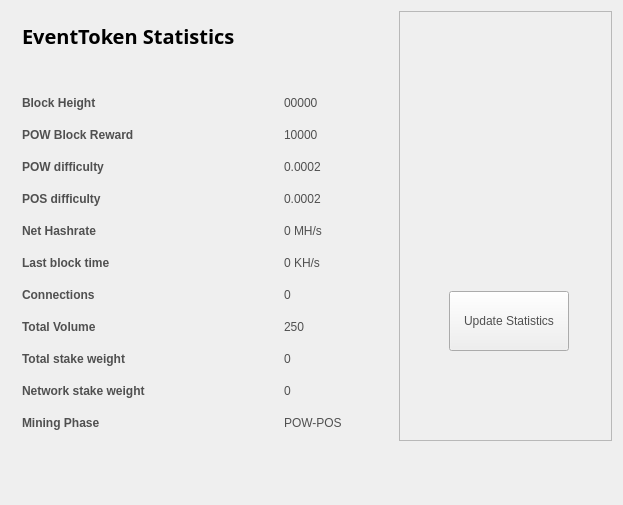
<?xml version="1.0" encoding="UTF-8"?>
<ui version="4.0">
 <class>StatisticsPage</class>
 <widget class="QWidget" name="StatisticsPage">
  <property name="windowModality">
   <enum>Qt::NonModal</enum>
  </property>
  <property name="geometry">
   <rect>
    <x>0</x>
    <y>0</y>
    <width>623</width>
    <height>505</height>
   </rect>
  </property>
  <property name="windowTitle">
   <string>Digging</string>
  </property>
  <property name="styleSheet">
   <string notr="true">color:#505050;
font-family:'Open Sans,sans-serif';</string>
  </property>
  <layout class="QGridLayout" name="gridLayout">
   <property name="sizeConstraint">
    <enum>QLayout::SetMaximumSize</enum>
   </property>
   <item row="0" column="1">
    <widget class="QFrame" name="frame">
     <property name="minimumSize">
      <size>
       <width>213</width>
       <height>0</height>
      </size>
     </property>
     <property name="frameShape">
      <enum>QFrame::StyledPanel</enum>
     </property>
     <property name="frameShadow">
      <enum>QFrame::Raised</enum>
     </property>
     <widget class="QPushButton" name="startButton">
      <property name="geometry">
       <rect>
        <x>50</x>
        <y>280</y>
        <width>120</width>
        <height>60</height>
       </rect>
      </property>
      <property name="sizePolicy">
       <sizepolicy hsizetype="Fixed" vsizetype="Fixed">
        <horstretch>0</horstretch>
        <verstretch>0</verstretch>
       </sizepolicy>
      </property>
      <property name="minimumSize">
       <size>
        <width>120</width>
        <height>60</height>
       </size>
      </property>
      <property name="autoFillBackground">
       <bool>false</bool>
      </property>
      <property name="styleSheet">
       <string notr="true"/>
      </property>
      <property name="text">
       <string>Update Statistics</string>
      </property>
     </widget>
     <widget class="QLabel" name="label">
      <property name="geometry">
       <rect>
        <x>10</x>
        <y>10</y>
        <width>191</width>
        <height>191</height>
       </rect>
      </property>
      <property name="text">
       <string/>
      </property>
      <property name="pixmap">
       <pixmap resource="../bitcoin.qrc">:/icons/coinbg</pixmap>
      </property>
      <property name="scaledContents">
       <bool>true</bool>
      </property>
     </widget>
    </widget>
   </item>
   <item row="0" column="0">
    <widget class="QFrame" name="gridFrame_2">
     <layout class="QGridLayout" name="gridLayout_4">
      <item row="3" column="0">
       <layout class="QFormLayout" name="formLayout_2">
        <property name="fieldGrowthPolicy">
         <enum>QFormLayout::FieldsStayAtSizeHint</enum>
        </property>
        <property name="horizontalSpacing">
         <number>139</number>
        </property>
        <property name="verticalSpacing">
         <number>18</number>
        </property>
        <property name="rightMargin">
         <number>0</number>
        </property>
        <item row="1" column="0">
         <widget class="QLabel" name="label_14">
          <property name="text">
           <string>&lt;html&gt;&lt;head/&gt;&lt;body&gt;&lt;p&gt;&lt;span style=&quot; font-weight:600;&quot;&gt;Block Height&lt;/span&gt;&lt;/p&gt;&lt;/body&gt;&lt;/html&gt;</string>
          </property>
         </widget>
        </item>
        <item row="1" column="1">
         <widget class="QLabel" name="heightBox">
          <property name="text">
           <string>00000</string>
          </property>
         </widget>
        </item>
        <item row="2" column="0">
         <widget class="QLabel" name="label_12">
          <property name="text">
           <string>&lt;html&gt;&lt;head/&gt;&lt;body&gt;&lt;p&gt;&lt;span style=&quot; font-weight:600;&quot;&gt;POW Block Reward&lt;/span&gt;&lt;/p&gt;&lt;/body&gt;&lt;/html&gt;</string>
          </property>
         </widget>
        </item>
        <item row="2" column="1">
         <widget class="QLabel" name="rewardBox">
          <property name="text">
           <string>10000</string>
          </property>
         </widget>
        </item>
        <item row="3" column="0">
         <widget class="QLabel" name="label_13">
          <property name="text">
           <string>&lt;html&gt;&lt;head/&gt;&lt;body&gt;&lt;p&gt;&lt;span style=&quot; font-weight:600;&quot;&gt;POW difficulty&lt;/span&gt;&lt;/p&gt;&lt;/body&gt;&lt;/html&gt;</string>
          </property>
         </widget>
        </item>
        <item row="3" column="1">
         <widget class="QLabel" name="diffBox">
          <property name="text">
           <string>0.0002</string>
          </property>
         </widget>
        </item>
        <item row="4" column="0">
         <widget class="QLabel" name="label_9">
          <property name="text">
           <string>&lt;html&gt;&lt;head/&gt;&lt;body&gt;&lt;p&gt;&lt;span style=&quot; font-weight:600;&quot;&gt;POS difficulty&lt;/span&gt;&lt;/p&gt;&lt;/body&gt;&lt;/html&gt;</string>
          </property>
         </widget>
        </item>
        <item row="4" column="1">
         <widget class="QLabel" name="diffBox2">
          <property name="text">
           <string>0.0002</string>
          </property>
         </widget>
        </item>
        <item row="5" column="1">
         <widget class="QLabel" name="pawrateBox">
          <property name="text">
           <string>0 MH/s</string>
          </property>
         </widget>
        </item>
        <item row="6" column="0">
         <widget class="QLabel" name="label3_2">
          <property name="sizePolicy">
           <sizepolicy hsizetype="Preferred" vsizetype="Maximum">
            <horstretch>0</horstretch>
            <verstretch>0</verstretch>
           </sizepolicy>
          </property>
          <property name="text">
           <string>&lt;html&gt;&lt;head/&gt;&lt;body&gt;&lt;p&gt;&lt;span style=&quot; font-weight:600;&quot;&gt;Last block time&lt;/span&gt;&lt;/p&gt;&lt;/body&gt;&lt;/html&gt;</string>
          </property>
         </widget>
        </item>
        <item row="6" column="1">
         <widget class="QLabel" name="localBox">
          <property name="text">
           <string>0 KH/s</string>
          </property>
         </widget>
        </item>
        <item row="7" column="0">
         <widget class="QLabel" name="label1_2">
          <property name="text">
           <string>&lt;html&gt;&lt;head/&gt;&lt;body&gt;&lt;p&gt;&lt;span style=&quot; font-weight:600;&quot;&gt;Connections&lt;/span&gt;&lt;/p&gt;&lt;/body&gt;&lt;/html&gt;</string>
          </property>
         </widget>
        </item>
        <item row="7" column="1">
         <widget class="QLabel" name="connectionBox">
          <property name="text">
           <string>0</string>
          </property>
         </widget>
        </item>
        <item row="8" column="0">
         <widget class="QLabel" name="label_8">
          <property name="text">
           <string>&lt;html&gt;&lt;head/&gt;&lt;body&gt;&lt;p&gt;&lt;span style=&quot; font-weight:600;&quot;&gt;Total Volume&lt;/span&gt;&lt;/p&gt;&lt;/body&gt;&lt;/html&gt;</string>
          </property>
         </widget>
        </item>
        <item row="8" column="1">
         <widget class="QLabel" name="volumeBox">
          <property name="text">
           <string>250</string>
          </property>
         </widget>
        </item>
        <item row="9" column="0">
         <widget class="QLabel" name="label_10">
          <property name="text">
           <string>&lt;html&gt;&lt;head/&gt;&lt;body&gt;&lt;p&gt;&lt;span style=&quot; font-weight:600;&quot;&gt;Total stake weight&lt;/span&gt;&lt;/p&gt;&lt;/body&gt;&lt;/html&gt;</string>
          </property>
         </widget>
        </item>
        <item row="9" column="1">
         <widget class="QLabel" name="minBox">
          <property name="text">
           <string>0</string>
          </property>
         </widget>
        </item>
        <item row="10" column="0">
         <widget class="QLabel" name="label_11">
          <property name="text">
           <string>&lt;html&gt;&lt;head/&gt;&lt;body&gt;&lt;p&gt;&lt;span style=&quot; font-weight:600;&quot;&gt;Network stake weight&lt;/span&gt;&lt;/p&gt;&lt;/body&gt;&lt;/html&gt;</string>
          </property>
         </widget>
        </item>
        <item row="10" column="1">
         <widget class="QLabel" name="maxBox">
          <property name="text">
           <string>0</string>
          </property>
         </widget>
        </item>
        <item row="11" column="0">
         <widget class="QLabel" name="label_15">
          <property name="text">
           <string>&lt;html&gt;&lt;head/&gt;&lt;body&gt;&lt;p&gt;&lt;span style=&quot; font-weight:600;&quot;&gt;Mining Phase&lt;/span&gt;&lt;/p&gt;&lt;/body&gt;&lt;/html&gt;</string>
          </property>
         </widget>
        </item>
        <item row="11" column="1">
         <widget class="QLabel" name="cBox">
          <property name="text">
           <string>POW-POS</string>
          </property>
         </widget>
        </item>
        <item row="5" column="0">
         <widget class="QLabel" name="label_16">
          <property name="text">
           <string>&lt;html&gt;&lt;head/&gt;&lt;body&gt;&lt;p&gt;&lt;span style=&quot; font-weight:600;&quot;&gt;Net Hashrate&lt;/span&gt;&lt;/p&gt;&lt;/body&gt;&lt;/html&gt;</string>
          </property>
         </widget>
        </item>
       </layout>
      </item>
      <item row="1" column="0">
       <layout class="QHBoxLayout" name="horizontalLayout_4">
        <property name="spacing">
         <number>7</number>
        </property>
        <item>
         <widget class="QLabel" name="label_5">
          <property name="font">
           <font>
            <family>Open Sans,sans-serif</family>
           </font>
          </property>
          <property name="text">
           <string>&lt;html&gt;&lt;head/&gt;&lt;body&gt;&lt;p&gt;&lt;span style=&quot; font-size:20px; font-weight:600; color:#000000;&quot;&gt;EventToken Statistics&lt;/span&gt;&lt;/p&gt;&lt;/body&gt;&lt;/html&gt;</string>
          </property>
         </widget>
        </item>
        <item>
         <spacer name="horizontalSpacer_2">
          <property name="orientation">
           <enum>Qt::Horizontal</enum>
          </property>
          <property name="sizeHint" stdset="0">
           <size>
            <width>40</width>
            <height>20</height>
           </size>
          </property>
         </spacer>
        </item>
       </layout>
      </item>
      <item row="2" column="0">
       <spacer name="verticalSpacer_2">
        <property name="orientation">
         <enum>Qt::Vertical</enum>
        </property>
        <property name="sizeHint" stdset="0">
         <size>
          <width>20</width>
          <height>40</height>
         </size>
        </property>
       </spacer>
      </item>
     </layout>
    </widget>
   </item>
   <item row="1" column="0">
    <spacer name="verticalSpacer">
     <property name="orientation">
      <enum>Qt::Vertical</enum>
     </property>
     <property name="sizeHint" stdset="0">
      <size>
       <width>20</width>
       <height>40</height>
      </size>
     </property>
    </spacer>
   </item>
  </layout>
 </widget>
 <layoutdefault spacing="6" margin="11"/>
 <resources/>
 <connections/>
</ui>
